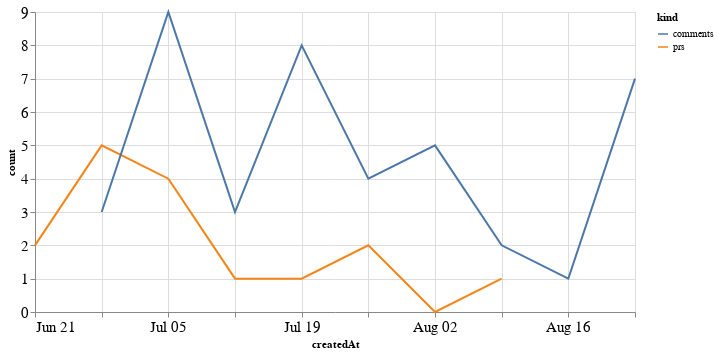

The code cell stored with this chart in its notebook:
### Code cell
alt.Chart(total_time, width=600).mark_line().encode(
    x='createdAt',
    y='count',
    color='kind'
)

### Figure 1 — Vega-Lite specification as saved in the notebook (floating-point values rounded to 4 significant figures)
{"config": {"axisLeft": {"labelFontSize": 15}, "axisBottom": {"labelFontSize": 15}}, "data": {"name": "data-acec248760f30adcd66d62b3733afbeb"}, "mark": "line", "encoding": {"color": {"type": "nominal", "field": "kind"}, "x": {"type": "temporal", "field": "createdAt"}, "y": {"type": "quantitative", "field": "count"}}, "width": 600, "$schema": "https://vega.github.io/schema/vega-lite/v4.8.1.json", "datasets": {"data-acec248760f30adcd66d62b3733afbeb": [{"createdAt": "2020-06-21T00:00:00", "kind": "prs", "count": 2.0}, {"createdAt": "2020-06-28T00:00:00", "kind": "prs", "count": 5.0}, {"createdAt": "2020-07-05T00:00:00", "kind": "prs", "count": 4.0}, {"createdAt": "2020-07-12T00:00:00", "kind": "prs", "count": 1.0}, {"createdAt": "2020-07-19T00:00:00", "kind": "prs", "count": 1.0}, {"createdAt": "2020-07-26T00:00:00", "kind": "prs", "count": 2.0}, {"createdAt": "2020-08-02T00:00:00", "kind": "prs", "count": 0.0}, {"createdAt": "2020-08-09T00:00:00", "kind": "prs", "count": 1.0}, {"createdAt": "2020-08-16T00:00:00", "kind": "prs", "count": null}, {"createdAt": "2020-08-23T00:00:00", "kind": "prs", "count": null}, {"createdAt": "2020-06-21T00:00:00", "kind": "comments", "count": null}, {"createdAt": "2020-06-28T00:00:00", "kind": "comments", "count": 3.0}, {"createdAt": "2020-07-05T00:00:00", "kind": "comments", "count": 9.0}, {"createdAt": "2020-07-12T00:00:00", "kind": "comments", "count": 3.0}, {"createdAt": "2020-07-19T00:00:00", "kind": "comments", "count": 8.0}, {"createdAt": "2020-07-26T00:00:00", "kind": "comments", "count": 4.0}, {"createdAt": "2020-08-02T00:00:00", "kind": "comments", "count": 5.0}, {"createdAt": "2020-08-09T00:00:00", "kind": "comments", "count": 2.0}, {"createdAt": "2020-08-16T00:00:00", "kind": "comments", "count": 1.0}, {"createdAt": "2020-08-23T00:00:00", "kind": "comments", "count": 7.0}]}}
